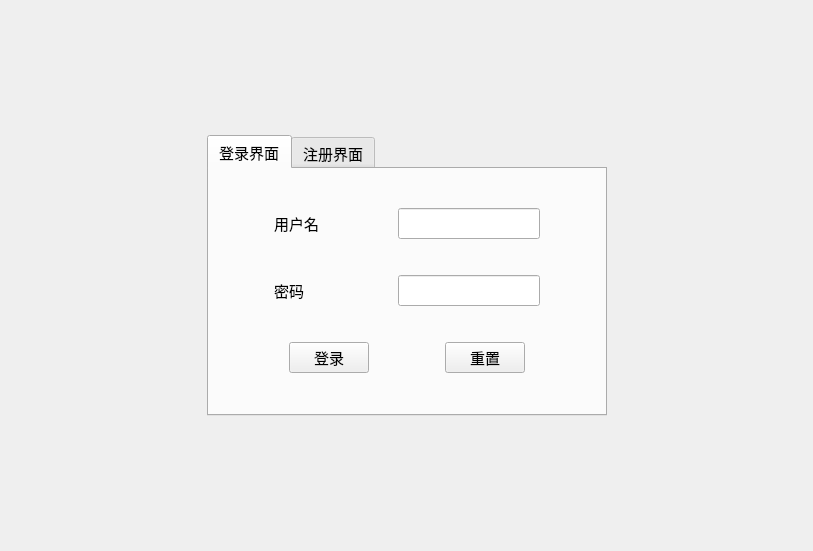
<?xml version="1.0" encoding="UTF-8"?>
<ui version="4.0">
 <class>Login</class>
 <widget class="QWidget" name="Login">
  <property name="geometry">
   <rect>
    <x>0</x>
    <y>0</y>
    <width>813</width>
    <height>551</height>
   </rect>
  </property>
  <property name="minimumSize">
   <size>
    <width>813</width>
    <height>551</height>
   </size>
  </property>
  <property name="windowTitle">
   <string>Form</string>
  </property>
  <layout class="QGridLayout" name="gridLayout">
   <item row="1" column="2">
    <spacer name="horizontalSpacer_23">
     <property name="orientation">
      <enum>Qt::Horizontal</enum>
     </property>
     <property name="sizeHint" stdset="0">
      <size>
       <width>40</width>
       <height>20</height>
      </size>
     </property>
    </spacer>
   </item>
   <item row="0" column="1">
    <spacer name="verticalSpacer">
     <property name="orientation">
      <enum>Qt::Vertical</enum>
     </property>
     <property name="sizeHint" stdset="0">
      <size>
       <width>20</width>
       <height>40</height>
      </size>
     </property>
    </spacer>
   </item>
   <item row="1" column="1">
    <widget class="QTabWidget" name="tabWidget_L_and_R">
     <property name="minimumSize">
      <size>
       <width>391</width>
       <height>281</height>
      </size>
     </property>
     <property name="font">
      <font>
       <family>Agency FB</family>
       <pointsize>11</pointsize>
      </font>
     </property>
     <property name="tabPosition">
      <enum>QTabWidget::North</enum>
     </property>
     <property name="currentIndex">
      <number>0</number>
     </property>
     <property name="elideMode">
      <enum>Qt::ElideNone</enum>
     </property>
     <property name="usesScrollButtons">
      <bool>true</bool>
     </property>
     <property name="documentMode">
      <bool>false</bool>
     </property>
     <property name="tabsClosable">
      <bool>false</bool>
     </property>
     <property name="movable">
      <bool>false</bool>
     </property>
     <property name="tabBarAutoHide">
      <bool>false</bool>
     </property>
     <widget class="QWidget" name="tabLogin">
      <attribute name="title">
       <string>登录界面</string>
      </attribute>
      <layout class="QVBoxLayout" name="verticalLayout">
       <item>
        <layout class="QHBoxLayout" name="horizontalLayout">
         <item>
          <spacer name="horizontalSpacer_6">
           <property name="orientation">
            <enum>Qt::Horizontal</enum>
           </property>
           <property name="sizeHint" stdset="0">
            <size>
             <width>40</width>
             <height>20</height>
            </size>
           </property>
          </spacer>
         </item>
         <item>
          <widget class="QLabel" name="label">
           <property name="minimumSize">
            <size>
             <width>61</width>
             <height>31</height>
            </size>
           </property>
           <property name="font">
            <font>
             <family>Agency FB</family>
             <pointsize>11</pointsize>
            </font>
           </property>
           <property name="text">
            <string>用户名</string>
           </property>
          </widget>
         </item>
         <item>
          <spacer name="horizontalSpacer_8">
           <property name="orientation">
            <enum>Qt::Horizontal</enum>
           </property>
           <property name="sizeHint" stdset="0">
            <size>
             <width>40</width>
             <height>20</height>
            </size>
           </property>
          </spacer>
         </item>
         <item>
          <widget class="QLineEdit" name="letName">
           <property name="maximumSize">
            <size>
             <width>161</width>
             <height>31</height>
            </size>
           </property>
          </widget>
         </item>
         <item>
          <spacer name="horizontalSpacer_4">
           <property name="orientation">
            <enum>Qt::Horizontal</enum>
           </property>
           <property name="sizeHint" stdset="0">
            <size>
             <width>40</width>
             <height>20</height>
            </size>
           </property>
          </spacer>
         </item>
        </layout>
       </item>
       <item>
        <layout class="QHBoxLayout" name="horizontalLayout_2">
         <item>
          <spacer name="horizontalSpacer_7">
           <property name="orientation">
            <enum>Qt::Horizontal</enum>
           </property>
           <property name="sizeHint" stdset="0">
            <size>
             <width>40</width>
             <height>20</height>
            </size>
           </property>
          </spacer>
         </item>
         <item>
          <widget class="QLabel" name="label_2">
           <property name="minimumSize">
            <size>
             <width>61</width>
             <height>31</height>
            </size>
           </property>
           <property name="font">
            <font>
             <family>Agency FB</family>
             <pointsize>11</pointsize>
            </font>
           </property>
           <property name="text">
            <string>密码</string>
           </property>
          </widget>
         </item>
         <item>
          <spacer name="horizontalSpacer_9">
           <property name="orientation">
            <enum>Qt::Horizontal</enum>
           </property>
           <property name="sizeHint" stdset="0">
            <size>
             <width>40</width>
             <height>20</height>
            </size>
           </property>
          </spacer>
         </item>
         <item>
          <widget class="QLineEdit" name="letPassWrod">
           <property name="maximumSize">
            <size>
             <width>161</width>
             <height>31</height>
            </size>
           </property>
          </widget>
         </item>
         <item>
          <spacer name="horizontalSpacer_5">
           <property name="orientation">
            <enum>Qt::Horizontal</enum>
           </property>
           <property name="sizeHint" stdset="0">
            <size>
             <width>40</width>
             <height>20</height>
            </size>
           </property>
          </spacer>
         </item>
        </layout>
       </item>
       <item>
        <layout class="QHBoxLayout" name="horizontalLayout_3">
         <item>
          <spacer name="horizontalSpacer_2">
           <property name="orientation">
            <enum>Qt::Horizontal</enum>
           </property>
           <property name="sizeHint" stdset="0">
            <size>
             <width>40</width>
             <height>20</height>
            </size>
           </property>
          </spacer>
         </item>
         <item>
          <widget class="QPushButton" name="pbtLogin">
           <property name="font">
            <font>
             <family>Agency FB</family>
             <pointsize>11</pointsize>
            </font>
           </property>
           <property name="text">
            <string>登录</string>
           </property>
          </widget>
         </item>
         <item>
          <spacer name="horizontalSpacer">
           <property name="orientation">
            <enum>Qt::Horizontal</enum>
           </property>
           <property name="sizeHint" stdset="0">
            <size>
             <width>40</width>
             <height>20</height>
            </size>
           </property>
          </spacer>
         </item>
         <item>
          <widget class="QPushButton" name="pbtLoginReset">
           <property name="font">
            <font>
             <family>Agency FB</family>
             <pointsize>11</pointsize>
            </font>
           </property>
           <property name="text">
            <string>重置</string>
           </property>
          </widget>
         </item>
         <item>
          <spacer name="horizontalSpacer_3">
           <property name="orientation">
            <enum>Qt::Horizontal</enum>
           </property>
           <property name="sizeHint" stdset="0">
            <size>
             <width>40</width>
             <height>20</height>
            </size>
           </property>
          </spacer>
         </item>
        </layout>
       </item>
      </layout>
     </widget>
     <widget class="QWidget" name="tabRegister">
      <attribute name="title">
       <string>注册界面</string>
      </attribute>
      <layout class="QGridLayout" name="gridLayout_2">
       <item row="0" column="0">
        <layout class="QHBoxLayout" name="horizontalLayout_7">
         <item>
          <spacer name="horizontalSpacer_20">
           <property name="orientation">
            <enum>Qt::Horizontal</enum>
           </property>
           <property name="sizeHint" stdset="0">
            <size>
             <width>40</width>
             <height>20</height>
            </size>
           </property>
          </spacer>
         </item>
         <item>
          <widget class="QLabel" name="label_3">
           <property name="minimumSize">
            <size>
             <width>101</width>
             <height>53</height>
            </size>
           </property>
           <property name="font">
            <font>
             <family>Agency FB</family>
             <pointsize>11</pointsize>
            </font>
           </property>
           <property name="text">
            <string>输入用户名</string>
           </property>
          </widget>
         </item>
         <item>
          <spacer name="horizontalSpacer_19">
           <property name="orientation">
            <enum>Qt::Horizontal</enum>
           </property>
           <property name="sizeHint" stdset="0">
            <size>
             <width>40</width>
             <height>20</height>
            </size>
           </property>
          </spacer>
         </item>
         <item>
          <widget class="QLineEdit" name="letNewName">
           <property name="minimumSize">
            <size>
             <width>151</width>
             <height>31</height>
            </size>
           </property>
           <property name="maximumSize">
            <size>
             <width>151</width>
             <height>31</height>
            </size>
           </property>
          </widget>
         </item>
         <item>
          <spacer name="horizontalSpacer_21">
           <property name="orientation">
            <enum>Qt::Horizontal</enum>
           </property>
           <property name="sizeHint" stdset="0">
            <size>
             <width>40</width>
             <height>20</height>
            </size>
           </property>
          </spacer>
         </item>
        </layout>
       </item>
       <item row="1" column="0">
        <layout class="QHBoxLayout" name="horizontalLayout_6">
         <item>
          <spacer name="horizontalSpacer_17">
           <property name="orientation">
            <enum>Qt::Horizontal</enum>
           </property>
           <property name="sizeHint" stdset="0">
            <size>
             <width>40</width>
             <height>20</height>
            </size>
           </property>
          </spacer>
         </item>
         <item>
          <widget class="QLabel" name="label_4">
           <property name="minimumSize">
            <size>
             <width>101</width>
             <height>31</height>
            </size>
           </property>
           <property name="font">
            <font>
             <family>Agency FB</family>
             <pointsize>11</pointsize>
            </font>
           </property>
           <property name="text">
            <string>输入密码</string>
           </property>
          </widget>
         </item>
         <item>
          <spacer name="horizontalSpacer_16">
           <property name="orientation">
            <enum>Qt::Horizontal</enum>
           </property>
           <property name="sizeHint" stdset="0">
            <size>
             <width>40</width>
             <height>20</height>
            </size>
           </property>
          </spacer>
         </item>
         <item>
          <widget class="QLineEdit" name="letNewPassward">
           <property name="minimumSize">
            <size>
             <width>151</width>
             <height>31</height>
            </size>
           </property>
          </widget>
         </item>
         <item>
          <spacer name="horizontalSpacer_18">
           <property name="orientation">
            <enum>Qt::Horizontal</enum>
           </property>
           <property name="sizeHint" stdset="0">
            <size>
             <width>40</width>
             <height>20</height>
            </size>
           </property>
          </spacer>
         </item>
        </layout>
       </item>
       <item row="2" column="0">
        <layout class="QHBoxLayout" name="horizontalLayout_5">
         <item>
          <spacer name="horizontalSpacer_14">
           <property name="orientation">
            <enum>Qt::Horizontal</enum>
           </property>
           <property name="sizeHint" stdset="0">
            <size>
             <width>40</width>
             <height>20</height>
            </size>
           </property>
          </spacer>
         </item>
         <item>
          <widget class="QLabel" name="label_5">
           <property name="minimumSize">
            <size>
             <width>101</width>
             <height>31</height>
            </size>
           </property>
           <property name="font">
            <font>
             <family>Agency FB</family>
             <pointsize>11</pointsize>
            </font>
           </property>
           <property name="text">
            <string>确认密码</string>
           </property>
          </widget>
         </item>
         <item>
          <spacer name="horizontalSpacer_13">
           <property name="orientation">
            <enum>Qt::Horizontal</enum>
           </property>
           <property name="sizeHint" stdset="0">
            <size>
             <width>40</width>
             <height>20</height>
            </size>
           </property>
          </spacer>
         </item>
         <item>
          <widget class="QLineEdit" name="letComfirmPassward">
           <property name="minimumSize">
            <size>
             <width>151</width>
             <height>31</height>
            </size>
           </property>
          </widget>
         </item>
         <item>
          <spacer name="horizontalSpacer_15">
           <property name="orientation">
            <enum>Qt::Horizontal</enum>
           </property>
           <property name="sizeHint" stdset="0">
            <size>
             <width>40</width>
             <height>20</height>
            </size>
           </property>
          </spacer>
         </item>
        </layout>
       </item>
       <item row="3" column="0">
        <layout class="QHBoxLayout" name="horizontalLayout_4">
         <item>
          <spacer name="horizontalSpacer_11">
           <property name="orientation">
            <enum>Qt::Horizontal</enum>
           </property>
           <property name="sizeHint" stdset="0">
            <size>
             <width>40</width>
             <height>20</height>
            </size>
           </property>
          </spacer>
         </item>
         <item>
          <widget class="QPushButton" name="pbtRegister">
           <property name="minimumSize">
            <size>
             <width>91</width>
             <height>31</height>
            </size>
           </property>
           <property name="font">
            <font>
             <family>Agency FB</family>
             <pointsize>11</pointsize>
            </font>
           </property>
           <property name="text">
            <string>注册</string>
           </property>
          </widget>
         </item>
         <item>
          <spacer name="horizontalSpacer_10">
           <property name="orientation">
            <enum>Qt::Horizontal</enum>
           </property>
           <property name="sizeHint" stdset="0">
            <size>
             <width>40</width>
             <height>20</height>
            </size>
           </property>
          </spacer>
         </item>
         <item>
          <widget class="QPushButton" name="pbtRegisterReset">
           <property name="minimumSize">
            <size>
             <width>91</width>
             <height>31</height>
            </size>
           </property>
           <property name="font">
            <font>
             <family>Agency FB</family>
             <pointsize>11</pointsize>
            </font>
           </property>
           <property name="text">
            <string>重置</string>
           </property>
          </widget>
         </item>
         <item>
          <spacer name="horizontalSpacer_12">
           <property name="orientation">
            <enum>Qt::Horizontal</enum>
           </property>
           <property name="sizeHint" stdset="0">
            <size>
             <width>40</width>
             <height>20</height>
            </size>
           </property>
          </spacer>
         </item>
        </layout>
       </item>
      </layout>
     </widget>
    </widget>
   </item>
   <item row="1" column="0">
    <spacer name="horizontalSpacer_22">
     <property name="orientation">
      <enum>Qt::Horizontal</enum>
     </property>
     <property name="sizeHint" stdset="0">
      <size>
       <width>40</width>
       <height>20</height>
      </size>
     </property>
    </spacer>
   </item>
   <item row="2" column="1">
    <spacer name="verticalSpacer_2">
     <property name="orientation">
      <enum>Qt::Vertical</enum>
     </property>
     <property name="sizeHint" stdset="0">
      <size>
       <width>20</width>
       <height>40</height>
      </size>
     </property>
    </spacer>
   </item>
  </layout>
 </widget>
 <resources/>
 <connections/>
</ui>
